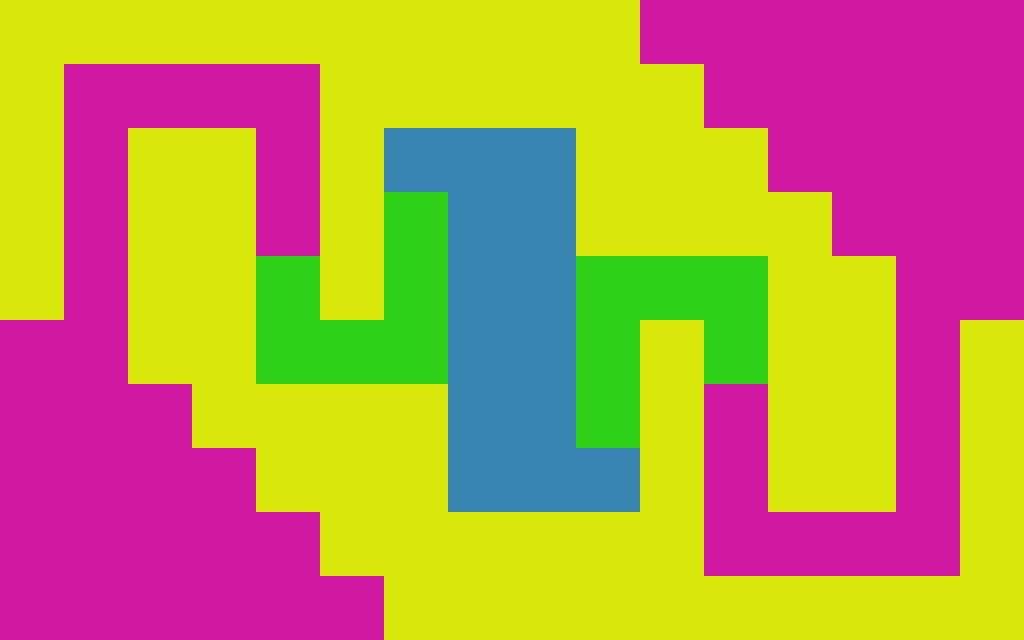

A level layout from a 2D game, rendered from its tile map. Below: a short description, then the map file with tile-grid data replaced by summaries:
An orthogonal 16x10 tile map with 64x64 px tiles, 4 tile layers (Tile Layer 1, Tile Layer 2, Tile Layer 3, Tile Layer 4).

<map version="1.0" orientation="orthogonal" renderorder="right-down" width="16" height="10" tilewidth="64" tileheight="64">
 <properties>
  <property name="maxMoves" value="3" />
 </properties>
 <tileset firstgid="1" name="tiles" tilewidth="64" tileheight="64">
  <image source="tiles.jpg" width="640" height="128" />
 </tileset>
 <layer name="Tile Layer 1" width="16" height="10">
  <data>[160 cells, 58 non-empty, 1 distinct tile ids]</data>
 </layer>
 <layer name="Tile Layer 2" width="16" height="10">
  <data>[160 cells, 12 non-empty, 1 distinct tile ids]</data>
 </layer>
 <layer name="Tile Layer 3" width="16" height="10">
  <data>[160 cells, 17 non-empty, 2 distinct tile ids]</data>
 </layer>
 <layer name="Tile Layer 4" width="16" height="10">
  <data>[160 cells, 73 non-empty, 1 distinct tile ids]</data>
 </layer>
</map>
